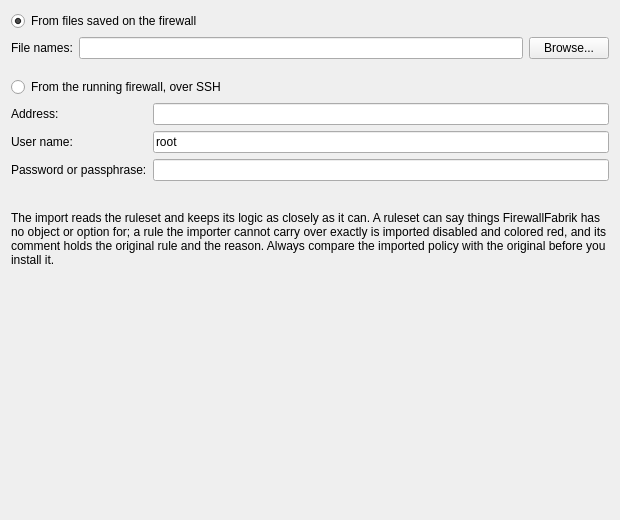
<?xml version="1.0" encoding="UTF-8"?>
<ui version="4.0">
 <class>ImportSourcePage_q</class>
 <widget class="QWizardPage" name="ImportSourcePage_q">
  <property name="geometry">
   <rect>
    <x>0</x>
    <y>0</y>
    <width>620</width>
    <height>520</height>
   </rect>
  </property>
  <property name="windowTitle">
   <string>WizardPage</string>
  </property>
  <property name="title">
   <string>Choose the ruleset to import</string>
  </property>
  <layout class="QVBoxLayout" name="verticalLayout">
   <item>
    <widget class="QRadioButton" name="fromFile">
     <property name="toolTip">
      <string>The output of "iptables-save", "ip6tables-save" or "nft -j list ruleset",
saved to a file. Select several files to import the IPv4 and the IPv6
ruleset together.</string>
     </property>
     <property name="text">
      <string>From files saved on the firewall</string>
     </property>
     <property name="checked">
      <bool>true</bool>
     </property>
    </widget>
   </item>
   <item>
    <layout class="QHBoxLayout" name="fileLayout">
     <item>
      <widget class="QLabel" name="fileNameLabel">
       <property name="text">
        <string>File names:</string>
       </property>
      </widget>
     </item>
     <item>
      <widget class="QLineEdit" name="fileName">
       <property name="toolTip">
        <string>One or more files, separated by ";".</string>
       </property>
      </widget>
     </item>
     <item>
      <widget class="QPushButton" name="browse">
       <property name="sizePolicy">
        <sizepolicy hsizetype="Fixed" vsizetype="Fixed">
         <horstretch>0</horstretch>
         <verstretch>0</verstretch>
        </sizepolicy>
       </property>
       <property name="text">
        <string>Browse...</string>
       </property>
      </widget>
     </item>
    </layout>
   </item>
   <item>
    <spacer name="spacerBetween">
     <property name="orientation">
      <enum>Qt::Orientation::Vertical</enum>
     </property>
     <property name="sizeType">
      <enum>QSizePolicy::Policy::Fixed</enum>
     </property>
     <property name="sizeHint" stdset="0">
      <size>
       <width>20</width>
       <height>12</height>
      </size>
     </property>
    </spacer>
   </item>
   <item>
    <widget class="QRadioButton" name="fromFirewall">
     <property name="toolTip">
      <string>Log in over SSH and read the running ruleset and the addresses of the
interfaces. The user has to be root, or be allowed "sudo" without a
password for nft, iptables-save and ip6tables-save. Nothing on the
firewall is changed.</string>
     </property>
     <property name="text">
      <string>From the running firewall, over SSH</string>
     </property>
    </widget>
   </item>
   <item>
    <layout class="QGridLayout" name="sshLayout">
     <item row="0" column="0">
      <widget class="QLabel" name="addressLabel">
       <property name="text">
        <string>Address:</string>
       </property>
      </widget>
     </item>
     <item row="0" column="1">
      <widget class="QLineEdit" name="address"/>
     </item>
     <item row="1" column="0">
      <widget class="QLabel" name="userLabel">
       <property name="text">
        <string>User name:</string>
       </property>
      </widget>
     </item>
     <item row="1" column="1">
      <widget class="QLineEdit" name="user">
       <property name="text">
        <string>root</string>
       </property>
      </widget>
     </item>
     <item row="2" column="0">
      <widget class="QLabel" name="passwordLabel">
       <property name="text">
        <string>Password or passphrase:</string>
       </property>
      </widget>
     </item>
     <item row="2" column="1">
      <widget class="QLineEdit" name="password">
       <property name="toolTip">
        <string>Leave empty to log in with a key or the SSH agent.</string>
       </property>
       <property name="echoMode">
        <enum>QLineEdit::EchoMode::Password</enum>
       </property>
      </widget>
     </item>
    </layout>
   </item>
   <item>
    <spacer name="spacerBeforeText">
     <property name="orientation">
      <enum>Qt::Orientation::Vertical</enum>
     </property>
     <property name="sizeType">
      <enum>QSizePolicy::Policy::Fixed</enum>
     </property>
     <property name="sizeHint" stdset="0">
      <size>
       <width>20</width>
       <height>24</height>
      </size>
     </property>
    </spacer>
   </item>
   <item>
    <widget class="QLabel" name="importNote">
     <property name="text">
      <string>The import reads the ruleset and keeps its logic as closely as it can. A ruleset can say things FirewallFabrik has no object or option for; a rule the importer cannot carry over exactly is imported disabled and colored red, and its comment holds the original rule and the reason. Always compare the imported policy with the original before you install it.</string>
     </property>
     <property name="wordWrap">
      <bool>true</bool>
     </property>
    </widget>
   </item>
   <item>
    <spacer name="spacerBottom">
     <property name="orientation">
      <enum>Qt::Orientation::Vertical</enum>
     </property>
     <property name="sizeHint" stdset="0">
      <size>
       <width>20</width>
       <height>40</height>
      </size>
     </property>
    </spacer>
   </item>
  </layout>
 </widget>
 <resources/>
 <connections>
  <connection>
   <sender>browse</sender>
   <signal>clicked()</signal>
   <receiver>ImportSourcePage_q</receiver>
   <slot>selectFiles()</slot>
  </connection>
 </connections>
 <slots>
  <slot>selectFiles()</slot>
 </slots>
</ui>
